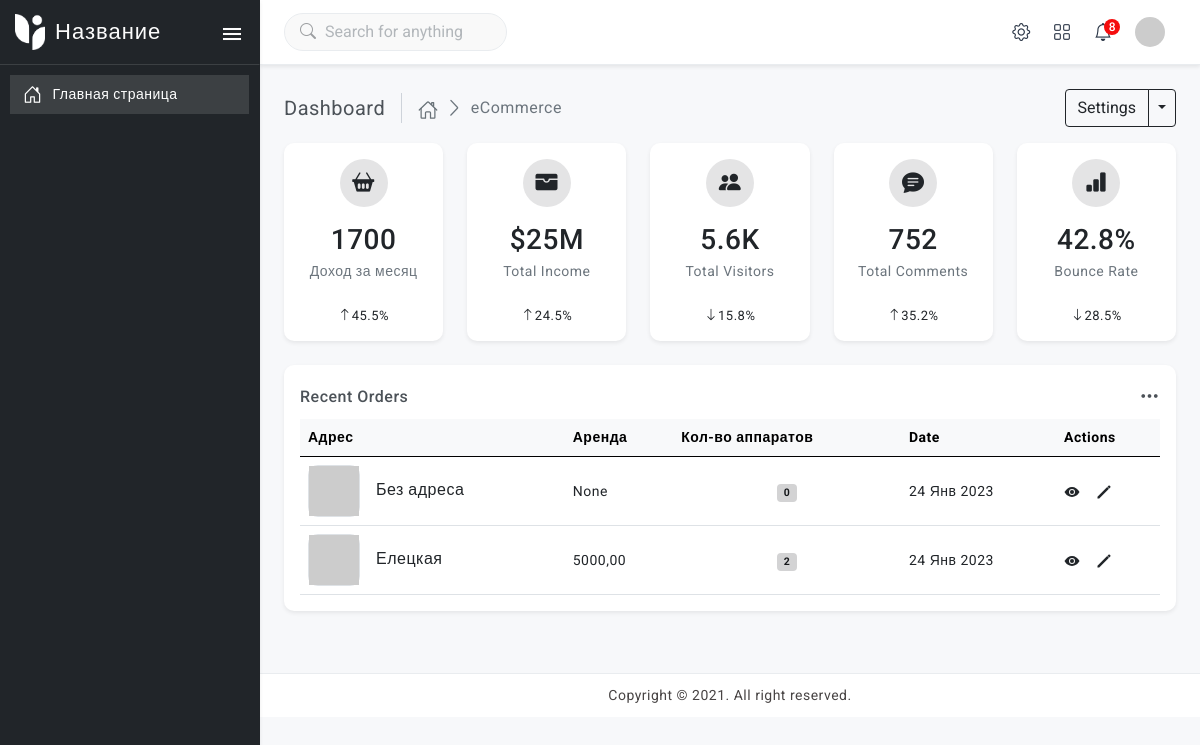
/, run on an earlier commit of the app's database.
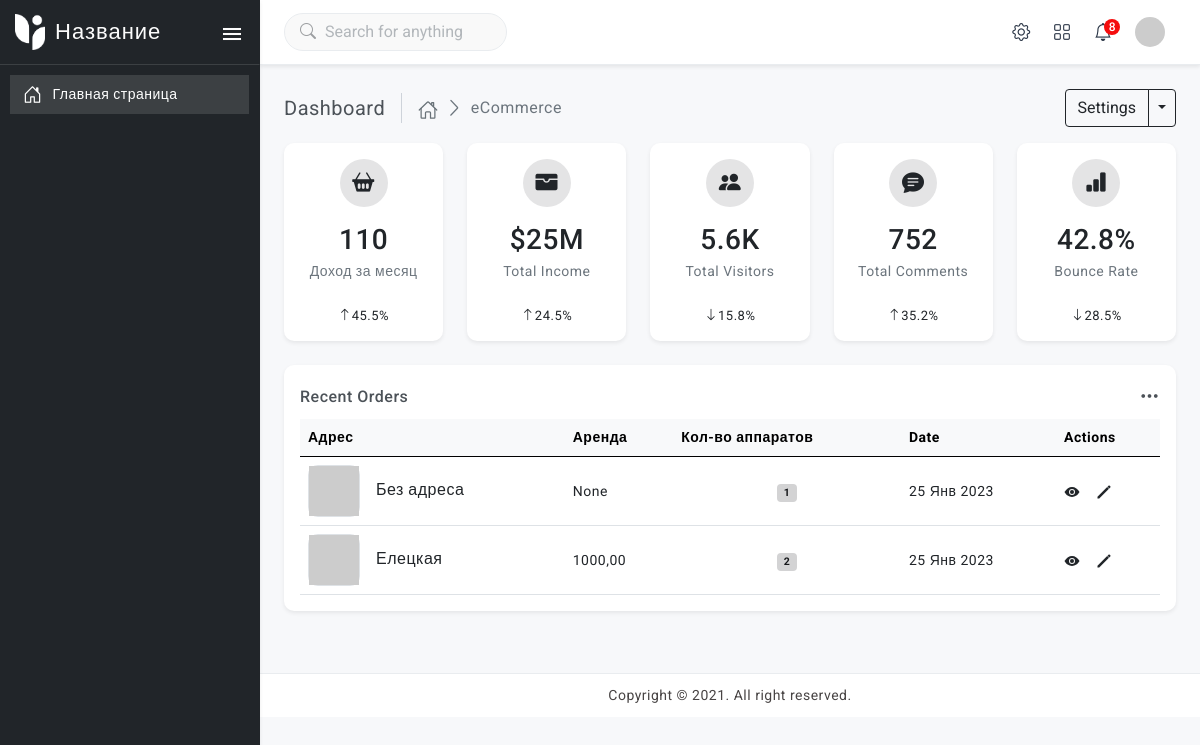
And on a later commit of the database.
### vend/models.py (models this page shows, shortened)
class Address(models.Model):
    name = models.CharField(max_length=200)
    slug = models.SlugField(max_length=200, blank=True, null=True,)
    uuid = models.UUIDField( blank=True, null=True,)
    created_at = models.DateTimeField(auto_now=True)
    created = models.DateTimeField(auto_now_add=True)
    to_rent = models.DecimalField('Аренда', max_digits=10, decimal_places=2, blank=True, null=True, )
    publish = models.DateTimeField(default=timezone.now, blank=True, null=True, )
    class Meta:
        verbose_name = 'Адрес'
        verbose_name_plural = 'Адреса'
    def get_absolute_url(self):
        return reverse('address_detail', kwargs={'address': self.slug})

### vend/views.py (the view)
# urls.py: path('', HomeList.as_view(), name='home'),
class HomeList(ListView):
    model = Address
    template_name = 'vend/home.html'
    context_object_name = 'address'
    extra_context = {'title': 'Главная страница'}

### vend/templatetags/vend_tegs.py (called while the page is built)
@register.simple_tag
def total_sensor():
    current_datetime = timezone.now()
    sum_number = Sensor.objects.filter(month__year=current_datetime.year,
                                       month__month=current_datetime.month).aggregate(
        total_price=Sum('number'))['total_price']
    return sum_number * 10

### vend/templates/vend/home.html (shortened to what the changed rows need)
{% extends 'base.html' %}
{% load static vend_tegs %}
{% block content %}
    <div class="page-content-wrapper">
        <div class="page-content">
            <div class="row row-cols-1 row-cols-lg-2 row-cols-xl-5">
                <div class="col">
                    <div class="card radius-10">
                        <div class="card-body">
                            <div class="text-center mt-3">
                                <h3 class="text-dark mb-1">{% total_sensor %}</h3>
                                <p class="text-muted mb-4">Доход за месяц
                                </p>
                                <p class="text-dark mb-0 font-13"><i class="bi bi-arrow-up"></i><span>45.5%</span></p>
                            </div>
                        </div>
                    </div>
                </div>
            </div>
            <div class="card radius-10 w-100">
                <div class="card-body">
                    <div class="table-responsive mt-2">
                        <table class="table align-middle mb-0">
                            <thead class="table-light">
                            <tr>
                                <th>Адрес</th>
                                <th>Аренда</th>
                                <th>Кол-во аппаратов</th>
                                <th>Date</th>
                                <th>Actions</th>
                            </tr>
                            </thead>
                            <tbody>
                            {% for item in address %}
                                <tr>
                                    <td>
                                        <div class="d-flex align-items-center gap-3">
                                            <div class="product-box border">
                                                <img src="https://via.placeholder.com/110X110/212529/fff" alt="">
                                            </div>
                                            <div class="product-info">
                                                <a href="{{ item.get_absolute_url }}"><h6
                                                        class="product-name mb-1">{{ item.name }}</h6></a>
                                            </div>
                                        </div>
                                    </td>
                                    <td>{{ item.to_rent }}</td>
                                    <td class="text-center"><span
                                            class="badge alert-dark">{{ item.device.count }}</span></td>
                                    <td>{{ item.publish|date:'d M Y' }}</td>
                                    <td>
                                        <div class="d-flex align-items-center gap-3 fs-6">
                                            <a class="text-dark" data-bs-toggle="tooltip"
                                               data-bs-placement="bottom"
                                               title="" data-bs-original-title="
                                                    {% for device in item.device.all %}{{ device.name }} {% endfor %}"
                                               aria-label="Views">
                                                <ion-icon name="eye-sharp"></ion-icon>
                                            </a>
                                            <a class="text-dark" data-bs-toggle="tooltip"
                                               data-bs-placement="bottom" href="{% url 'address_update' item.pk %}"
                                               title="" data-bs-original-title="Edit info" aria-label="Edit">
                                                <ion-icon name="pencil-sharp"></ion-icon>
                                            </a>
                                        </div>
                                    </td>
                                </tr>
                            {% endfor %}
                            </tbody>
                        </table>
                    </div>
                </div>
            </div>
        </div>
    </div>
    <table class="table">
        <thead>
        <tr>
            <th scope="col">Адресс</th>
            <th scope="col">Аппараты</th>
            <th scope="col">Цена аренды</th>
            <th scope="col">Дата оплаты</th>
        </tr>
        </thead>
    </table>
{% endblock %}

What changed in the data, as far as the page shows it:
changed Address "Без адреса": device.count "0" → "1"; publish "24 Янв 2023" → "25 Янв 2023"
changed Address "Елецкая": to_rent "5000,00" → "1000,00"; publish "24 Янв 2023" → "25 Янв 2023"
Also different on the page:
text no longer shown: "1700"
text now shown: "110"
